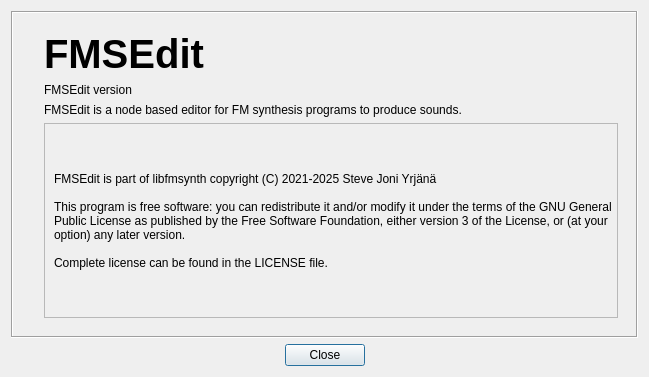
<?xml version="1.0" encoding="UTF-8"?>
<ui version="4.0">
 <class>HelpAbout</class>
 <widget class="QDialog" name="HelpAbout">
  <property name="geometry">
   <rect>
    <x>0</x>
    <y>0</y>
    <width>649</width>
    <height>377</height>
   </rect>
  </property>
  <property name="windowTitle">
   <string>About FMSEdit</string>
  </property>
  <layout class="QVBoxLayout" name="verticalLayout">
   <item>
    <widget class="QFrame" name="frame">
     <property name="frameShape">
      <enum>QFrame::Box</enum>
     </property>
     <property name="frameShadow">
      <enum>QFrame::Sunken</enum>
     </property>
     <layout class="QHBoxLayout" name="horizontalLayout_2">
      <item>
       <widget class="QLabel" name="label_3">
        <property name="maximumSize">
         <size>
          <width>200</width>
          <height>200</height>
         </size>
        </property>
        <property name="text">
         <string/>
        </property>
        <property name="pixmap">
         <pixmap>images/Logo.png</pixmap>
        </property>
        <property name="scaledContents">
         <bool>true</bool>
        </property>
       </widget>
      </item>
      <item>
       <widget class="QWidget" name="widget" native="true">
        <layout class="QVBoxLayout" name="verticalLayout_2">
         <item>
          <widget class="QLabel" name="label_2">
           <property name="font">
            <font>
             <pointsize>30</pointsize>
             <weight>75</weight>
             <bold>true</bold>
            </font>
           </property>
           <property name="text">
            <string>FMSEdit</string>
           </property>
          </widget>
         </item>
         <item>
          <layout class="QHBoxLayout" name="horizontalLayout">
           <property name="spacing">
            <number>0</number>
           </property>
           <item>
            <widget class="QLabel" name="label">
             <property name="sizePolicy">
              <sizepolicy hsizetype="Minimum" vsizetype="Preferred">
               <horstretch>0</horstretch>
               <verstretch>0</verstretch>
              </sizepolicy>
             </property>
             <property name="text">
              <string>FMSEdit version </string>
             </property>
            </widget>
           </item>
           <item>
            <widget class="QLabel" name="_label_version">
             <property name="sizePolicy">
              <sizepolicy hsizetype="MinimumExpanding" vsizetype="Preferred">
               <horstretch>0</horstretch>
               <verstretch>0</verstretch>
              </sizepolicy>
             </property>
             <property name="text">
              <string/>
             </property>
            </widget>
           </item>
          </layout>
         </item>
         <item>
          <widget class="QLabel" name="label_5">
           <property name="text">
            <string>FMSEdit is a node based editor for FM synthesis programs to produce sounds.</string>
           </property>
           <property name="wordWrap">
            <bool>true</bool>
           </property>
          </widget>
         </item>
         <item>
          <widget class="QScrollArea" name="scrollArea">
           <property name="widgetResizable">
            <bool>true</bool>
           </property>
           <widget class="QWidget" name="scrollAreaWidgetContents">
            <property name="geometry">
             <rect>
              <x>0</x>
              <y>0</y>
              <width>383</width>
              <height>169</height>
             </rect>
            </property>
            <layout class="QVBoxLayout" name="verticalLayout_3">
             <property name="spacing">
              <number>2</number>
             </property>
             <property name="topMargin">
              <number>2</number>
             </property>
             <property name="rightMargin">
              <number>2</number>
             </property>
             <property name="bottomMargin">
              <number>2</number>
             </property>
             <item>
              <widget class="QLabel" name="label_4">
               <property name="text">
                <string>FMSEdit is part of libfmsynth copyright (C) 2021-2025 Steve Joni Yrjänä &lt;joniyrjana@gmail.com&gt;

This program is free software: you can redistribute it and/or modify it under the terms of the GNU General Public License as published by the Free Software Foundation, either version 3 of the License, or (at your option) any later version.

Complete license can be found in the LICENSE file.</string>
               </property>
               <property name="wordWrap">
                <bool>true</bool>
               </property>
              </widget>
             </item>
            </layout>
           </widget>
          </widget>
         </item>
        </layout>
       </widget>
      </item>
     </layout>
    </widget>
   </item>
   <item>
    <widget class="QDialogButtonBox" name="buttonBox">
     <property name="orientation">
      <enum>Qt::Horizontal</enum>
     </property>
     <property name="standardButtons">
      <set>QDialogButtonBox::Close</set>
     </property>
     <property name="centerButtons">
      <bool>true</bool>
     </property>
    </widget>
   </item>
  </layout>
 </widget>
 <resources/>
 <connections>
  <connection>
   <sender>buttonBox</sender>
   <signal>accepted()</signal>
   <receiver>HelpAbout</receiver>
   <slot>accept()</slot>
   <hints>
    <hint type="sourcelabel">
     <x>248</x>
     <y>254</y>
    </hint>
    <hint type="destinationlabel">
     <x>157</x>
     <y>274</y>
    </hint>
   </hints>
  </connection>
  <connection>
   <sender>buttonBox</sender>
   <signal>rejected()</signal>
   <receiver>HelpAbout</receiver>
   <slot>reject()</slot>
   <hints>
    <hint type="sourcelabel">
     <x>316</x>
     <y>260</y>
    </hint>
    <hint type="destinationlabel">
     <x>286</x>
     <y>274</y>
    </hint>
   </hints>
  </connection>
 </connections>
</ui>
